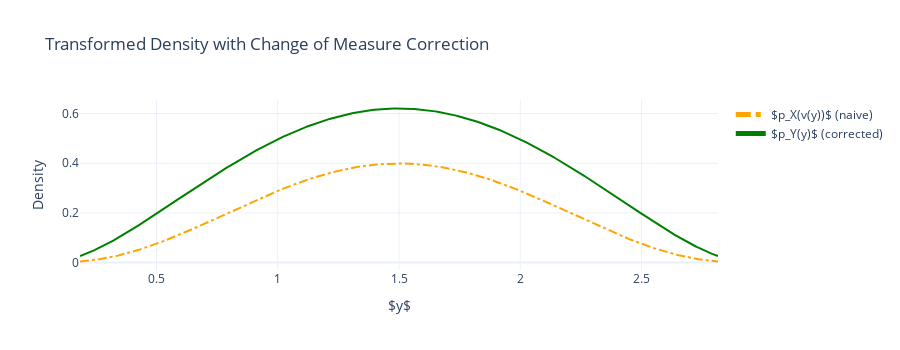

The code cell stored with this chart in its notebook:
### Markdown cell above
## 7. Apply Change of Measure Correction and Plot $p_Y(y)$

Multiply $p_X(v(y))$ by the absolute value of the derivative of the inverse function to obtain the correct transformed density $p_Y(y)$ and plot it.

### Code cell
# Compute derivative of v(y): dv/dy = 1 / (df/dx) at x = v(y)
df_interp = interp1d(x, df, bounds_error=False, fill_value="extrapolate")
df_at_vy = df_interp(v_func(y_sorted))
dv_dy = 1.0 / df_at_vy

# Corrected density
p_y = p_x_vy * np.abs(dv_dy)

fig_py = go.Figure()
fig_py.add_trace(
    go.Scatter(
        x=y_sorted,
        y=p_x_vy,
        mode="lines",
        line=dict(color="orange", dash="dashdot"),
        name="$p_X(v(y))$ (naive)",
    )
)
fig_py.add_trace(
    go.Scatter(
        x=y_sorted,
        y=p_y,
        mode="lines",
        line=dict(color="green"),
        name="$p_Y(y)$ (corrected)",
    )
)
fig_py.update_layout(
    title="Transformed Density with Change of Measure Correction",
    xaxis_title="$y$",
    yaxis_title="Density",
    legend=dict(itemsizing="constant"),
    width=900,
    height=350,
)
fig_py.show()

### Figure 1 — Plotly figure (JSON) as saved in the notebook; plotly's stock layout.template omitted (floating-point values rounded to 4 significant figures; data arrays with more than 128 entries replaced by an {"elided": "..."} marker saying what was removed)
{"data": [{"line": {"color": "orange", "dash": "dashdot"}, "mode": "lines", "name": "$p_X(v(y))$ (naive)", "type": "scatter", "x": {"elided": "400 float values"}, "y": {"elided": "400 float values"}}, {"line": {"color": "green"}, "mode": "lines", "name": "$p_Y(y)$ (corrected)", "type": "scatter", "x": {"elided": "400 float values"}, "y": {"elided": "400 float values"}}], "layout": {"height": 350, "legend": {"itemsizing": "constant"}, "title": {"text": "Transformed Density with Change of Measure Correction"}, "width": 900, "xaxis": {"title": {"text": "$y$"}}, "yaxis": {"title": {"text": "Density"}}}}
